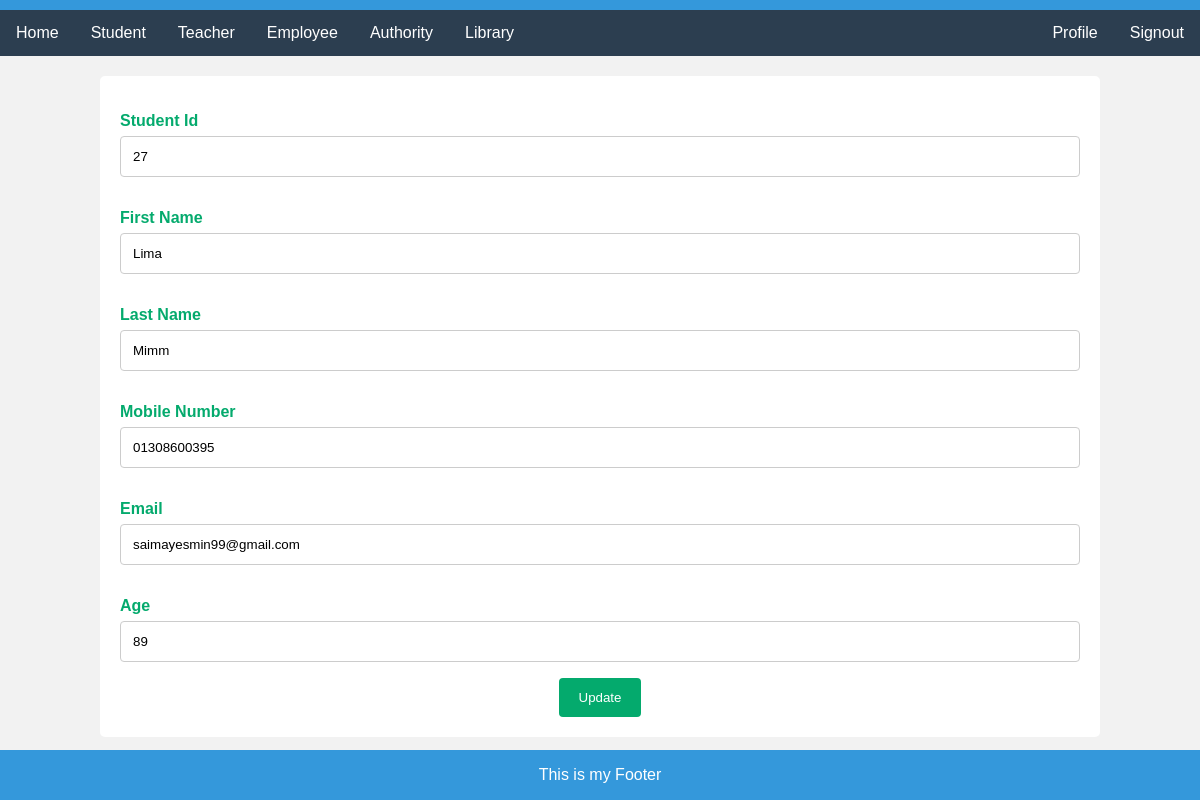
The app's page /editStudent/27 with its own data.
### myApp/models.py (models this page shows, shortened)
class Students(models.Model):
    First_Name=models.CharField(max_length=100,null=True)
    Last_Name=models.CharField(max_length=100,null=True)
    Mobile=models.CharField(max_length=100,null=True)
    Email=models.CharField(max_length=100,null=True)
    Age=models.CharField(max_length=100,null=True)
    profile_pic=models.ImageField(upload_to="media/profile_pic",null=True)

### myProject/views.py (the view)
# urls.py: path('editStudent/<str:myid>',editStudent, name="editStudent"),
def editStudent(request, myid):
    student=Students.objects.filter(id=myid)
    context={
        "student":student,
    }
    return render(request, "editStudent.html", context)

### template/editStudent.html (shortened to what this page needs)
{%extends "home.html"%}
{%block content%}
<div class="container">
    <form action="{% url 'updatestudent'%}" method='post'>
        {% for i in student %}
    <form>
      <label for="fname">Student Id</label>
      <input type="text" id="fname" value="{{i.id}}" name="studentid" placeholder="Your id..">
      <label for="fname">First Name</label>
      <input type="text" id="fname" value="{{i.First_Name}}" name="fname" placeholder="Your name..">
      <label for="lastname">Last Name</label>
      <input type="text" id="lastname" value="{{i.Last_Name}}" name="lname" placeholder="Your last name..">
      <label for="Mobile">Mobile Number</label>
      <input type="text" id="lname" value="{{i.Mobile}}" name="mobile" placeholder="Your mobile number..">
      <label for="email">Email</label>
      <input type="text" id="email" value="{{i.Email}}" name="email" placeholder="Your email..">
      <label for="age">Age</label>
      <input type="text" id="age" value="{{i.Age}}" name="age" placeholder="Your age..">
      <input type="submit" value="Update">
      {% endfor %}
    </form>
  </div>
{%endblock%}

### template/home.html (style rules this page uses)
body { font-family: 'Arial', sans-serif; margin: 0; padding: 0; background-color: #f9f9f9; height: 20000; }
.container { max-width: 1200px; margin: 20px auto; padding: 20px; background-color: #ecf0f1; border-radius: 8px; }
body { font-family: Arial, Helvetica, sans-serif; text-align: center; background-color: #f2f2f2; }
.container { border-radius: 5px; background-color: #ffffff; padding: 20px; width: 80%; margin: 20px auto; }
label { display: block; margin-top: 16px; color: #04AA6D; font-weight: bold; text-align: left; }
input[type=text] { width: 100%; padding: 12px; border: 1px solid #ccc; border-radius: 4px; box-sizing: border-box; margin-top: 6px; margin-bottom: 16px; resize: vertical; }
input[type=submit] { background-color: #04AA6D; color: white; padding: 12px 20px; border: none; border-radius: 4px; cursor: pointer; }

### records on screen
Students: studentid "27", fname "Lima", lname "Mimm", mobile "01308600395", email "saimayesmin99@gmail.com", age "89"
